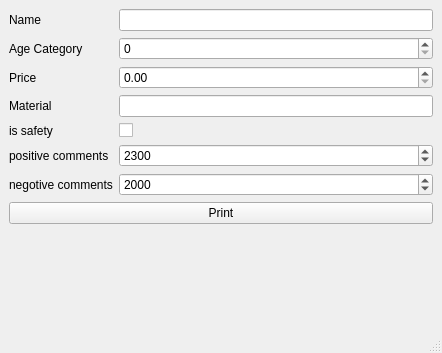
<?xml version="1.0" encoding="UTF-8"?>
<ui version="4.0">
 <class>MainWindow</class>
 <widget class="QMainWindow" name="MainWindow">
  <property name="geometry">
   <rect>
    <x>0</x>
    <y>0</y>
    <width>442</width>
    <height>353</height>
   </rect>
  </property>
  <property name="windowTitle">
   <string>MainWindow</string>
  </property>
  <widget class="QWidget" name="centralwidget">
   <layout class="QFormLayout" name="formLayout">
    <item row="0" column="0">
     <widget class="QLabel" name="label">
      <property name="text">
       <string>Name</string>
      </property>
     </widget>
    </item>
    <item row="0" column="1">
     <widget class="QLineEdit" name="name"/>
    </item>
    <item row="1" column="0">
     <widget class="QLabel" name="label_2">
      <property name="text">
       <string>Age Category</string>
      </property>
     </widget>
    </item>
    <item row="1" column="1">
     <widget class="QSpinBox" name="ageCat"/>
    </item>
    <item row="2" column="0">
     <widget class="QLabel" name="label_3">
      <property name="text">
       <string>Price</string>
      </property>
     </widget>
    </item>
    <item row="2" column="1">
     <widget class="QDoubleSpinBox" name="price">
      <property name="maximum">
       <double>12999.000000000000000</double>
      </property>
     </widget>
    </item>
    <item row="3" column="0">
     <widget class="QLabel" name="label_4">
      <property name="text">
       <string>Material</string>
      </property>
     </widget>
    </item>
    <item row="3" column="1">
     <widget class="QLineEdit" name="material"/>
    </item>
    <item row="4" column="0">
     <widget class="QLabel" name="label_5">
      <property name="text">
       <string>is safety</string>
      </property>
     </widget>
    </item>
    <item row="4" column="1">
     <widget class="QCheckBox" name="safety">
      <property name="text">
       <string/>
      </property>
     </widget>
    </item>
    <item row="5" column="0">
     <widget class="QLabel" name="label_6">
      <property name="text">
       <string>positive comments</string>
      </property>
     </widget>
    </item>
    <item row="6" column="0">
     <widget class="QLabel" name="label_7">
      <property name="text">
       <string>negotive comments</string>
      </property>
     </widget>
    </item>
    <item row="7" column="0" colspan="2">
     <widget class="QPushButton" name="print">
      <property name="text">
       <string>Print</string>
      </property>
      <property name="icon">
       <iconset theme="document-print">
        <normaloff>.</normaloff>.</iconset>
      </property>
     </widget>
    </item>
    <item row="5" column="1">
     <widget class="QSpinBox" name="poscom">
      <property name="maximum">
       <number>3500000</number>
      </property>
      <property name="value">
       <number>2300</number>
      </property>
     </widget>
    </item>
    <item row="6" column="1">
     <widget class="QSpinBox" name="negotivecom">
      <property name="maximum">
       <number>3500000</number>
      </property>
      <property name="value">
       <number>2000</number>
      </property>
     </widget>
    </item>
   </layout>
  </widget>
  <widget class="QMenuBar" name="menubar">
   <property name="geometry">
    <rect>
     <x>0</x>
     <y>0</y>
     <width>442</width>
     <height>30</height>
    </rect>
   </property>
  </widget>
  <widget class="QStatusBar" name="statusbar"/>
 </widget>
 <resources/>
 <connections/>
</ui>
